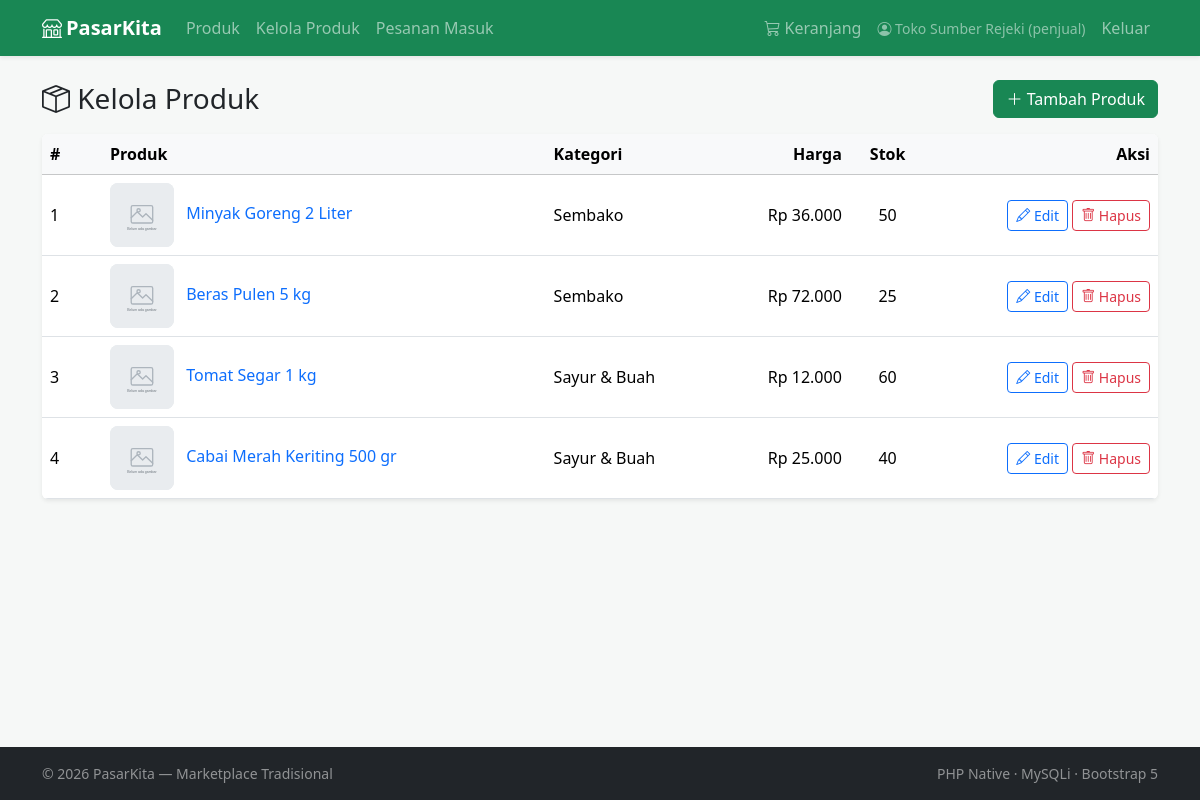
Page /produk/index.php (signed in) on the committed database.
### tables this page shows
CREATE TABLE produk (
    id_produk   INT UNSIGNED NOT NULL AUTO_INCREMENT,
    id_penjual  INT UNSIGNED NOT NULL,
    id_kategori INT UNSIGNED NOT NULL,
    nama_produk VARCHAR(150) NOT NULL,
    deskripsi   TEXT         DEFAULT NULL,
    harga       DECIMAL(12,2) NOT NULL,
    stok        INT UNSIGNED NOT NULL DEFAULT 0,
    gambar      VARCHAR(255) DEFAULT NULL,
    created_at  TIMESTAMP    NOT NULL DEFAULT CURRENT_TIMESTAMP,
    PRIMARY KEY (id_produk),
    KEY idx_produk_penjual (id_penjual),
    KEY idx_produk_kategori (id_kategori),
    CONSTRAINT fk_produk_penjual  FOREIGN KEY (id_penjual)
        REFERENCES pengguna (id_pengguna) ON DELETE CASCADE ON UPDATE CASCADE,
    CONSTRAINT fk_produk_kategori FOREIGN KEY (id_kategori)
        REFERENCES kategori (id_kategori) ON DELETE RESTRICT ON UPDATE CASCADE
);

CREATE TABLE kategori (
    id_kategori   INT UNSIGNED NOT NULL AUTO_INCREMENT,
    nama_kategori VARCHAR(80)  NOT NULL,
    PRIMARY KEY (id_kategori),
    UNIQUE KEY uq_kategori_nama (nama_kategori)
);

### includes/functions.php (called while the page is built, shortened)
<?php
function e($teks): string
{
    return htmlspecialchars((string) $teks, ENT_QUOTES, 'UTF-8');
}
function rupiah($angka): string
{
    return 'Rp ' . number_format((float) $angka, 0, ',', '.');
}
function url(string $path = ''): string
{
    return BASE_URL . '/' . ltrim($path, '/');
}
function user(): ?array
{
    return $_SESSION['user'] ?? null;
}
function url_gambar(?string $nama): string
{
    return url('assets/img/placeholder.svg');
}

### produk/index.php (the view, shortened to what this page needs)
<?php
require_once __DIR__ . '/../config/koneksi.php';
require_once __DIR__ . '/../includes/functions.php';
$idPenjual = user()['id'];
$stmt = $db->prepare(
    'SELECT p.id_produk, p.nama_produk, p.harga, p.stok, p.gambar, k.nama_kategori
       FROM produk p JOIN kategori k ON k.id_kategori = p.id_kategori
      WHERE p.id_penjual = ?
      ORDER BY p.created_at DESC, p.id_produk DESC'
);
$stmt->bind_param('i', $idPenjual);
$stmt->execute();
$daftar = $stmt->get_result()->fetch_all(MYSQLI_ASSOC);
require __DIR__ . '/../includes/header.php';
?>
<div class="d-flex flex-wrap justify-content-between align-items-center mb-3 gap-2">
    <h1 class="h3 mb-0"><i class="bi bi-box-seam"></i> Kelola Produk</h1>
    <a href="<?= e(url('produk/form.php')) ?>" class="btn btn-success"><i class="bi bi-plus-lg"></i> Tambah Produk</a>
</div>
<?php if (!$daftar): ?>
    <div class="text-center py-5 bg-white rounded shadow-sm">
        <p class="lead mb-3">Anda belum memiliki produk.</p>
        <a href="<?= e(url('produk/form.php')) ?>" class="btn btn-success">Tambah produk pertama</a>
    </div>
<?php else: ?>
    <div class="table-responsive bg-white rounded shadow-sm">
        <table class="table table-hover align-middle mb-0">
            <thead class="table-light">
                <tr>
                    <th style="width:60px">#</th>
                    <th>Produk</th>
                    <th>Kategori</th>
                    <th class="text-end">Harga</th>
                    <th class="text-center">Stok</th>
                    <th class="text-end">Aksi</th>
                </tr>
            </thead>
            <tbody>
            <?php foreach ($daftar as $no => $p): ?>
                <tr>
                    <td><?= $no + 1 ?></td>
                    <td>
                        <img src="<?= e(url_gambar($p['gambar'])) ?>" class="img-thumb me-2" alt="">
                        <a class="text-decoration-none" href="<?= e(url('detail.php?id=' . (int) $p['id_produk'])) ?>"><?= e($p['nama_produk']) ?></a>
                    </td>
                    <td><?= e($p['nama_kategori']) ?></td>
                    <td class="text-end"><?= e(rupiah($p['harga'])) ?></td>
                    <td class="text-center">
                        <?php if ((int) $p['stok'] === 0): ?>
                            <span class="badge bg-danger">Habis</span>
                        <?php else: ?>
                            <?= (int) $p['stok'] ?>
                        <?php endif; ?>
                    </td>
                    <td class="text-end text-nowrap">
                        <a class="btn btn-outline-primary btn-sm"
                           href="<?= e(url('produk/form.php?id=' . (int) $p['id_produk'])) ?>"><i class="bi bi-pencil"></i> Edit</a>
                        <form method="post" action="<?= e(url('produk/hapus.php')) ?>" class="d-inline"
                              onsubmit="return confirm('Hapus produk &quot;<?= e(addslashes($p['nama_produk'])) ?>&quot;?')">
                            <button class="btn btn-outline-danger btn-sm"><i class="bi bi-trash"></i> Hapus</button>
                        </form>
                    </td>
                </tr>
            <?php endforeach; ?>
            </tbody>
        </table>
    </div>
<?php endif; ?>
<?php require __DIR__ . '/../includes/footer.php'; ?>

### assets/css/style.css (style rules this page uses)
:root { --warna-utama: #198754; --warna-latar: #f6f8f7; }
body { background: var(--warna-latar); }
.img-thumb { width: 64px; height: 64px; object-fit: cover; border-radius: .5rem; background: #e9ecef; }

### rows in the picture
produk: nama_produk "Minyak Goreng 2 Liter", id_kategori.nama_kategori "Sembako", harga "Rp 36.000", stok "50"
produk: nama_produk "Beras Pulen 5 kg", id_kategori.nama_kategori "Sembako", harga "Rp 72.000", stok "25"
produk: nama_produk "Tomat Segar 1 kg", id_kategori.nama_kategori "Sayur & Buah", harga "Rp 12.000", stok "60"
produk: nama_produk "Cabai Merah Keriting 500 gr", id_kategori.nama_kategori "Sayur & Buah", harga "Rp 25.000", stok "40"

### other values in the picture
NAMA_TOKO "PasarKita"
user()['nama'] "Toko Sumber Rejeki"
user()['role'] "penjual"
